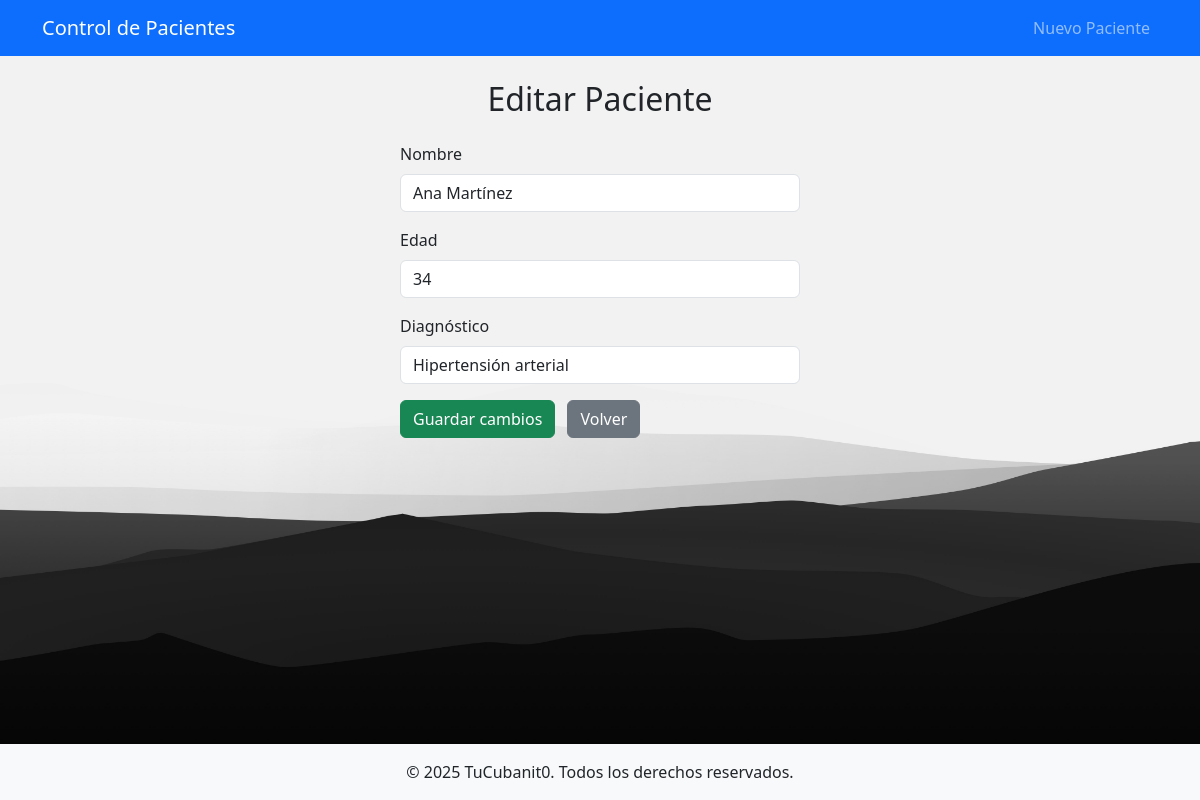
Page /editar_paciente/9 on the committed database.
### tables this page shows
CREATE TABLE pacientes (
            id INTEGER PRIMARY KEY AUTOINCREMENT,
            nombre TEXT NOT NULL,
            edad INTEGER NOT NULL,
            diagnostico TEXT NOT NULL
        );

### app.py (the view, shortened to what this page needs)
@app.route('/editar_paciente/<int:id>', methods=['GET', 'POST'])
def editar_paciente(id):
    try:
        paciente = db.obtener_paciente_por_id(id)  # Fetch patient by ID
        if not paciente:
            abort(404, description="Paciente no encontrado")
    except Exception as e:
        logger.error(f"Error fetching paciente with ID {id}: {e}")
        abort(500, description="Error retrieving patient data")
    return render_template('editar_paciente.html', paciente=paciente)

### app.py (called while the page is built)
@app.context_processor
def inject_current_year():
    return {'current_year': datetime.now().year}

### db.py (called while the page is built)
def handle_db_error(func):
    def wrapper(*args, **kwargs):
        try:
            return func(*args, **kwargs)
        except sqlite3.Error as e:
            print(f"Database error in {func.__name__}: {e}")
            return None
    return wrapper

@handle_db_error
def obtener_paciente_por_id(id: int) -> Optional[sqlite3.Row]:
    with sqlite3.connect(DATABASE_PATH) as conn:
        conn.row_factory = sqlite3.Row
        cursor = conn.cursor()
        cursor.execute(f'SELECT * FROM {TABLE_PACIENTES} WHERE {COLUMN_ID} = ?', (id,))
        return cursor.fetchone()

### templates/editar_paciente.html (shortened to what this page needs)
{% extends "base.html" %}
{% block content %}
<h2 class="mb-4 text-center">Editar Paciente</h2>
<form method="post" class="mx-auto" style="max-width: 400px;">
    <div class="mb-3">
        <label for="nombre" class="form-label">Nombre</label>
        <input type="text" name="nombre" id="nombre" class="form-control" value="{{ paciente[1] }}" required>
    </div>
    <div class="mb-3">
        <label for="edad" class="form-label">Edad</label>
        <input type="number" name="edad" id="edad" class="form-control" value="{{ paciente[2] }}" required>
    </div>
    <div class="mb-3">
        <label for="diagnostico" class="form-label">Diagnóstico</label>
        <input type="text" name="diagnostico" id="diagnostico" class="form-control" value="{{ paciente[3] }}" required>
    </div>
    <button type="submit" class="btn btn-success">Guardar cambios</button>
    <a href="{{ url_for('index') }}" class="btn btn-secondary ms-2">Volver</a>
</form>
{% endblock %}

### static/css/style.css (style rules this page uses)
body { background-image: url('711093.jpg'); background-size: cover; background-repeat: no-repeat; background-attachment: fixed; background-position: center; margin: 0; font-family: Arial, sans-serif; color: #333; }

### templates/base.html (style rules this page uses)
body { display: flex; flex-direction: column; min-height: 100vh; }

### rows in the picture
pacientes: nombre "Ana Martínez", edad "34", diagnostico "Hipertensión arterial"
